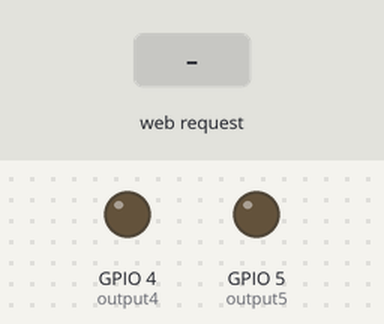
Recording of a sketch running on a simulated ESP8266 (NodeMCU). Shown: output pins drawn as LEDs (lit = HIGH). The test bench sets the inputs (shaded band). WiFi joins after 1.5 s; servers stay silent unless stated; what the sketch prints to the serial monitor is not drawn.

Above: at 2.7 s.
2.8 s: HTTP request GET /5/on received
At 4.0 s:
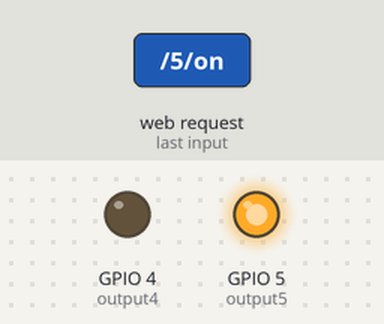
4.3 s: HTTP request GET /4/on received
At 5.1 s:
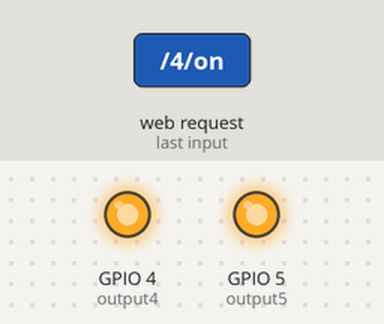
5.8 s: HTTP request GET /5/off received
At 6.2 s:
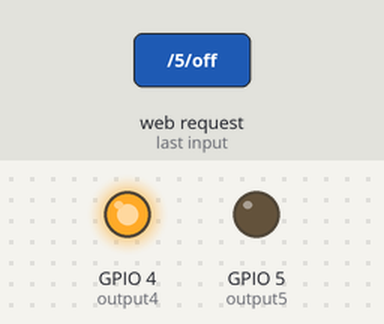
7.3 s: HTTP request GET /4/off received
At 8.6 s:
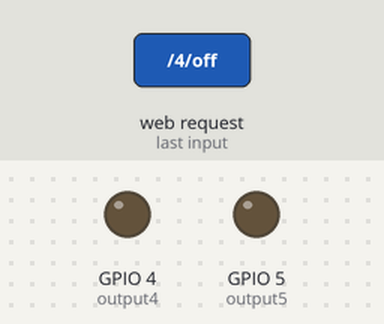
Timing chart, 0 to 9.8 s (numbered marks = the images above; inputs shaded):
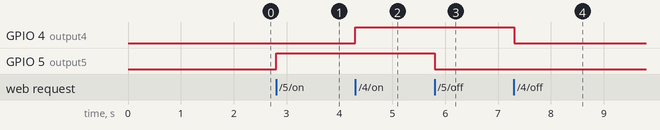

Measured:
- after the input at 2.8 s, GPIO 5 (output5): LOW → HIGH at once
- after the input at 4.3 s, GPIO 4 (output4): LOW → HIGH at once
- after the input at 5.8 s, GPIO 5 (output5): HIGH → LOW at once
- after the input at 7.3 s, GPIO 4 (output4): HIGH → LOW at once

The sketch:

loginform.ino
```cpp
#include <ESP8266WiFi.h>
#include <WiFiClient.h>
#include <ESP8266WebServer.h>

#ifndef STASSID
#define STASSID "dlink"
#define STAPSK  "password"
#endif

const char* ssid = STASSID;
const char* password = STAPSK;


// Set web server port number to 80
WiFiServer server(80);

// Variable to store the HTTP request
String header;

// Auxiliar variables to store the current output state
String output5State = "off";
String output4State = "off";

// Assign output variables to GPIO pins
const int output5 = 5;
const int output4 = 4;

void setup() {
  Serial.begin(115200);
  // Initialize the output variables as outputs
  pinMode(output5, OUTPUT);
  pinMode(output4, OUTPUT);
  // Set outputs to LOW
  digitalWrite(output5, LOW);
  digitalWrite(output4, LOW);

  // Connect to Wi-Fi network with SSID and password
  Serial.print("Connecting to ");
  Serial.println(ssid);
  WiFi.begin(ssid, password);
  while (WiFi.status() != WL_CONNECTED) {
    delay(500);
    Serial.print(".");
  }
  // Print local IP address and start web server
  Serial.println("");
  Serial.println("WiFi connected.");
  Serial.println("IP address: ");
  Serial.println(WiFi.localIP());
  server.begin();
}

void loop(){
  WiFiClient client = server.available();   // Listen for incoming clients

  if (client) {                             // If a new client connects,
    Serial.println("New Client.");          // print a message out in the serial port
    String currentLine = "";                // make a String to hold incoming data from the client
    while (client.connected()) {            // loop while the client's connected
      if (client.available()) {             // if there's bytes to read from the client,
        char c = client.read();             // read a byte, then
        Serial.write(c);                    // print it out the serial monitor
        header += c;
        if (c == '\n') {                    // if the byte is a newline character
          // if the current line is blank, you got two newline characters in a row.
          // that's the end of the client HTTP request, so send a response:
          if (currentLine.length() == 0) {
            // HTTP headers always start with a response code (e.g. HTTP/1.1 200 OK)
            // and a content-type so the client knows what's coming, then a blank line:
            client.println("HTTP/1.1 200 OK");
            client.println("Content-type:text/html");
            client.println("Connection: close");
            client.println();

            // turns the GPIOs on and off
            if (header.indexOf("GET /5/on") >= 0) {
              Serial.println("GPIO 5 on");
              output5State = "on";
              digitalWrite(output5, HIGH);
            } else if (header.indexOf("GET /5/off") >= 0) {
              Serial.println("GPIO 5 off");
              output5State = "off";
              digitalWrite(output5, LOW);
            } else if (header.indexOf("GET /4/on") >= 0) {
              Serial.println("GPIO 4 on");
              output4State = "on";
              digitalWrite(output4, HIGH);
            } else if (header.indexOf("GET /4/off") >= 0) {
              Serial.println("GPIO 4 off");
              output4State = "off";
              digitalWrite(output4, LOW);
            }

            // Display the HTML web page
            client.println("<!DOCTYPE html>");
            client.println("<html>");
            client.println("<head>");
            client.println("<meta name=\"viewport\" content=\"width=device-width, initial-scale=1\">");
            client.println("<style>body {font-family: Arial, Helvetica, sans-serif;}form {border: 3px solid #f1f1f1;}");
            client.println(".login-card {padding: 40px;width: 274px;background-color: #F7F7F7;margin: 0 auto 10px;border-radius: 2px;box-shadow: 0px 2px 2px rgba(0, 0, 0, 0.3);overflow: hidden;}");
            client.println("input[type=text], input[type=password] {  width: 100%;  padding: 12px 20px;  margin: 8px 0;  display: inline-block;  border: 1px solid #ccc;  box-sizing: border-box;}");
            client.println("button {  background-color: #4CAF50;  color: white;  padding: 14px 20px;  margin: 8px 0;  border: none;  cursor: pointer;  width: 100%;}");
            client.println("button:hover {  opacity: 0.8;}");
            client.println(".container {  padding: 16px;}");
            client.println("span.psw {  float: right;  padding-top: 16px;}");
            client.println("}");
            client.println("</style></head>");
            client.println("<body>");
            client.println("<div class=\"login-card\">");
            client.println("<h2 align=\"center\">Login Form</h2>");
            client.println("    <label for=\"uname\"><b>Username</b></label>");
            client.println("    <input type=\"text\" placeholder=\"Enter Username\" name=\"uname\" required>");
            client.println("    <label for=\"psw\"><b>Password</b></label>");
            client.println("    <input type=\"password\" placeholder=\"Enter Password\" name=\"psw\" required>");
            client.println("    <button type=\"submit\">Login</button>");
            client.println("  </div>");
            client.println("</form>");
            client.println("</body>");
            client.println("</html>");

            // The HTTP response ends with another blank line
            client.println();
            // Break out of the while loop
            break;
          } else { // if you got a newline, then clear currentLine
            currentLine = "";
          }
        } else if (c != '\r') {  // if you got anything else but a carriage return character,
          currentLine += c;      // add it to the end of the currentLine
        }
      }
    }
    // Clear the header variable
    header = "";
    // Close the connection
    client.stop();
    Serial.println("Client disconnected.");
    Serial.println("");
  }
}
```
